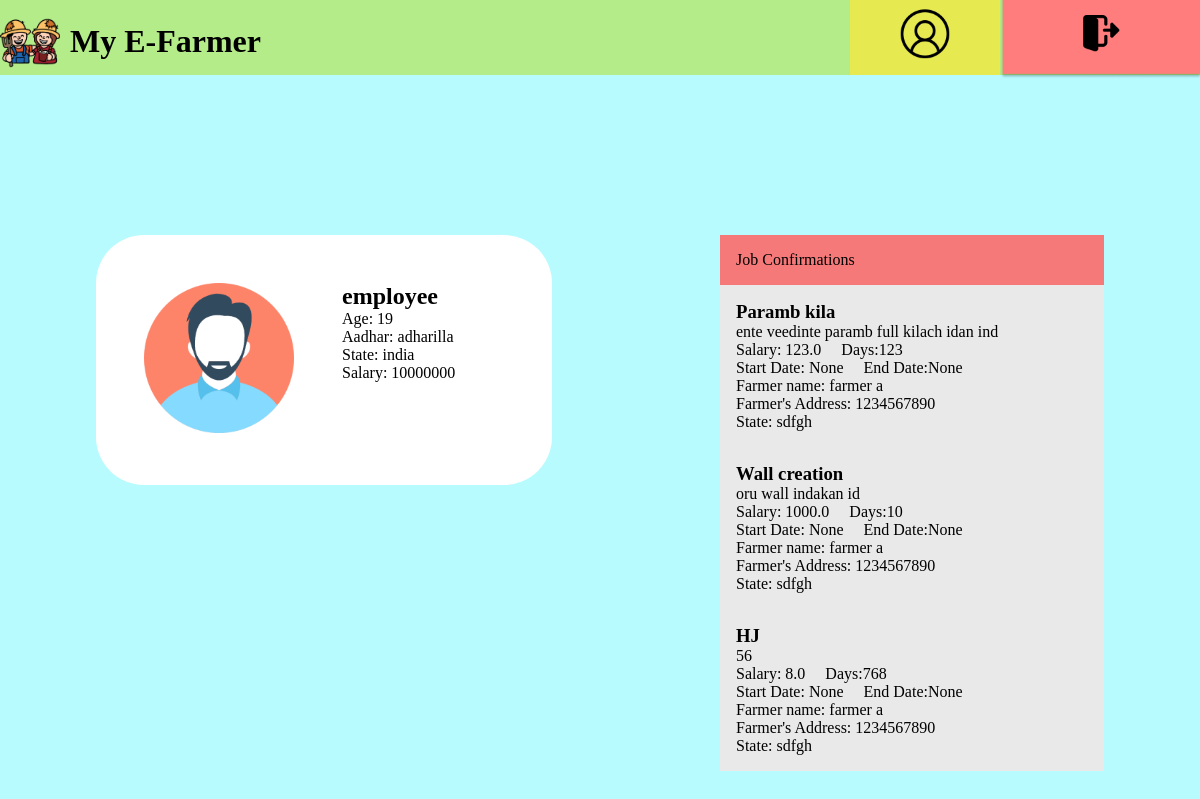
Before: /employee/profile/ (signed in) with the older database file.
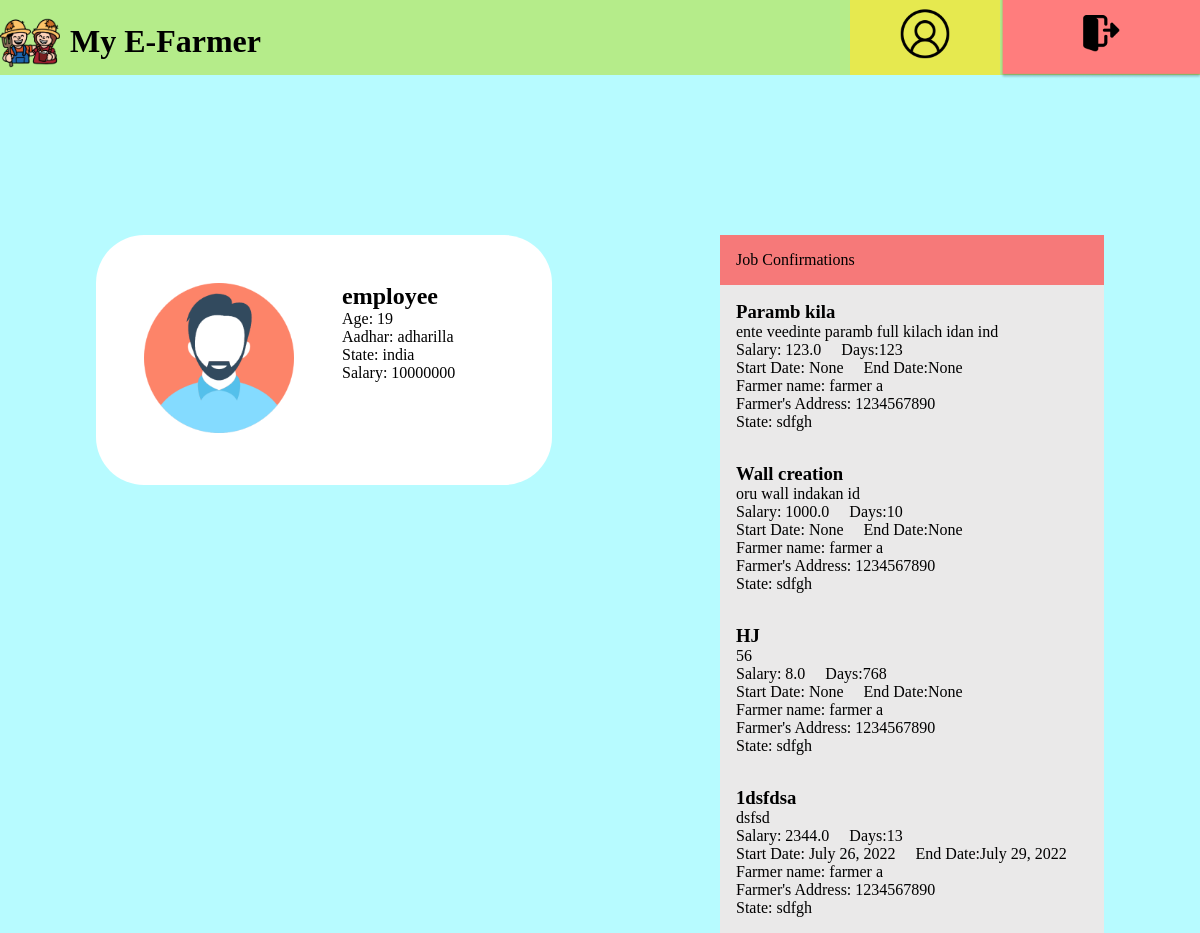
After: the same page with the newer database file.
### accounts/models.py (models this page shows, shortened)
class User(AbstractUser):
    is_admin = models.BooleanField('Is admin', default=False)
    is_employee = models.BooleanField('Is employee', default=False)
    is_farmer = models.BooleanField('Is farmer', default=False)
    age = models.IntegerField('Age of user', default=0)
    phone = models.CharField(
        'User phone number', max_length=15, blank=True)
    address = models.CharField(
        'Address of user', max_length=200, blank=True)
    aadhar = models.CharField('Aadhar number of user',
                              max_length=12, blank=True)
    is_available_for_job = models.BooleanField(
        'Available for job', default=True)
    state = models.CharField(max_length=50, null=True, blank=True)
    salary = models.CharField(max_length=50, null=True, blank=True)
    corps = models.ForeignKey(Crop, related_name="user", on_delete=models.SET_NULL, blank=True, null=True)
    hector = models.FloatField(default=0)

### farmers/models.py (models this page shows, shortened)
class Job(models.Model):
    user = models.ForeignKey(User, on_delete=models.CASCADE, related_name='job')
    name = models.CharField(max_length=100)
    description = models.CharField(max_length=100)
    day = models.IntegerField(default=10)
    salary = models.FloatField(default=1000, help_text="per day")
    applications = models.ManyToManyField(User, related_name="applicants")
    hired_list = models.ManyToManyField(User, related_name="hired")
    declined = models.ManyToManyField(User, related_name="rejected")
    start_date = models.DateField(blank=True, null=True)
    end_date = models.DateField(blank=True, null=True)

### employees/views.py (the view)
# urls.py: path("profile/", views.profile, name="profile")
@login_required()
def profile(request):
    anns = Job.objects.filter(hired_list__in=[request.user])
    return render(request, "employees/profile.html", {"anns": anns})

### employees/templates/employees/profile.html (shortened to what this page needs)
{% extends "farmers/new_base.html" %}
{% block content %}
    <div class="home_container">
        <div class="left-box">
            <div class="profile_container">
                <div class="profile_img">
                    <img width="150px" src="/media/pro.png">
                </div>
                <div class="details">
                    <H2>{{ request.user.first_name }} {{ requst.user.last_name }}</H2>
                    <p>Age: {{ request.user.age }}</p>
                    <p>Aadhar: {{ request.user.aadhar }}</p>
                    <p>State: {{ request.user.state }}</p>
                    <p>Salary: {{ request.user.salary }}</p>
                </div>
            </div>
        </div>
        <div class="right-box">
            <div class="ann_container">
                <div class="ann_head" style="padding: 1rem">
                    Job Confirmations
                </div>
                {% for an in anns %}
                    <div class="ann_item">
                        <h3>{{ an.name }}</h3>
                        <p>{{ an.description }}</p>
                        <p>Salary: {{ an.salary }} &nbsp;&nbsp;&nbsp; Days:{{ an.day }}</p>
                        <p>Start Date: {{ an.start_date }} &nbsp;&nbsp;&nbsp; End Date:{{ an.end_date }}</p>
                        <p>
                            Farmer name: {{ an.user.first_name }} {{ an.user.last_name }}
                        </p>
                        <p>
                            Farmer's Address: {{ an.user.address }}
                        </p>
                        <p>
                            State: {{ an.user.state }}
                        </p>
                    </div>
                {% endfor %}
            </div>
        </div>
    </div>
{% endblock content %}

### farmers/templates/farmers/new_base.html (shortened to what this page needs)
<!DOCTYPE html>
{% load static %}
<html lang="en">
<head>
</head>
<body style="background:#B7FBFF">
<header class="head">
    <div class="logo">
        <img width="60px" style="padding-top: 10px;" src="../../../media/farmers 1.png" alt="">
        <div style="padding-top: 20px;font-size:2rem;padding-left: 10px;"><strong>My E-Farmer </strong></div>
    </div>
    <div style="display: flex;justify-content: center">
        <div class="profile"><a href="profile/"> <img width="150px" src="/media/Profile.png" alt=""></a>
        </div>
        <div class="logout"><a href="/logout/"><img width="200px" src="/media/logout.png" alt=""></a>
        </div>
    </div>
</header>
<div class="content">
    {% block content %} {% endblock content %}
</div>
</body>
</html>

### farmers/templates/farmers/new_base.html (style rules this page uses)
* { margin: 0; padding: 0; }
.head { width: 100%; height: 75px; background-color: #B5EC8A; display: flex; align-items: center; justify-content: space-between; }
.logo { display: flex; justify-content: space; }

### employees/templates/employees/profile.html (style rules this page uses)
.left-box { width: 60%; height: 100vh; }
.right-box { width: 40%; height: 100vh; }
.home_container { display: flex; justify-content: center; align-items: center; }
.ann_container { background-color: #F67979; border: 10px #ACACAC; width: 80%; margin-top: 10rem; }
.ann_item { padding: 1rem; background-color: #eae9e9; }
.profile_container { padding: 3rem; background-color: white; width: 50%; margin-left: 6rem; margin-top: 10rem; display: flex; justify-content: start; border-radius: 3rem; }
.details { margin-left: 3rem; }

Changed rows visible on the page:
added Job: name "1dsfdsa", description "dsfsd", salary "2344.0", day "13", start_date "July 26, 2022", end_date "July 29, 2022", user.first_name "farmer", user.last_name "a", user.address "1234567890", user.state "sdfgh"
